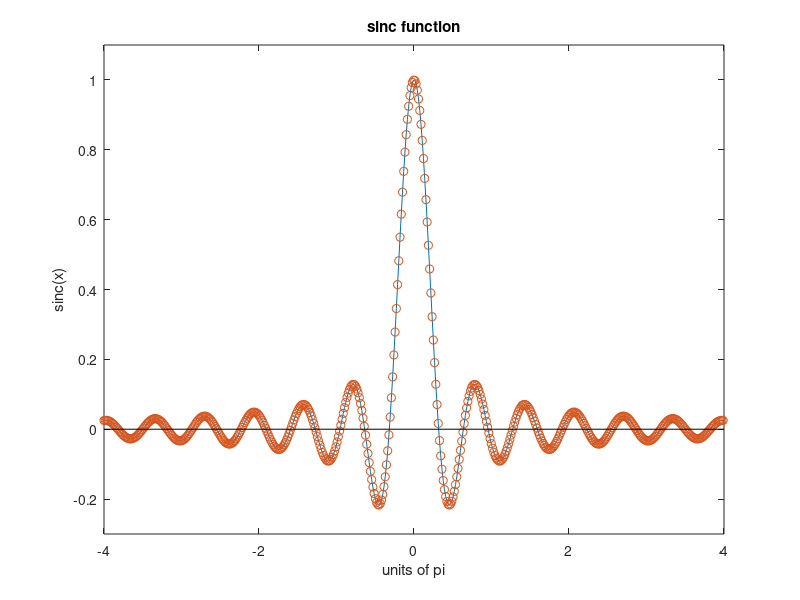

Source code (MATLAB): (Note: this script raises an error after producing the figure.)
n = -4*pi:0.05:4*pi;
x = sinc(n);
figure;
plot(n/pi,x); hold on;
stem(n/pi,x,'LineStyle','none'); axis([-4 4 -0.3 1.1]);
title('sinc function'); xlabel('units of pi'); ylabel('sinc(x)');


x1 = -4*pi:0.05:4*pi;
y1 = zeros(1,length(x1));
for k = 1:length(x1)
    y1(k) = piecewise1(x1(k));
end
figure;
plot(x1/pi,y1); hold on;
stem(x1/pi,y1,'LineStyle','none'); axis([-4 4 -0.3 1.1]);
title('Truncated sinc function'); xlabel('units of pi'); ylabel('sinc(x)');
